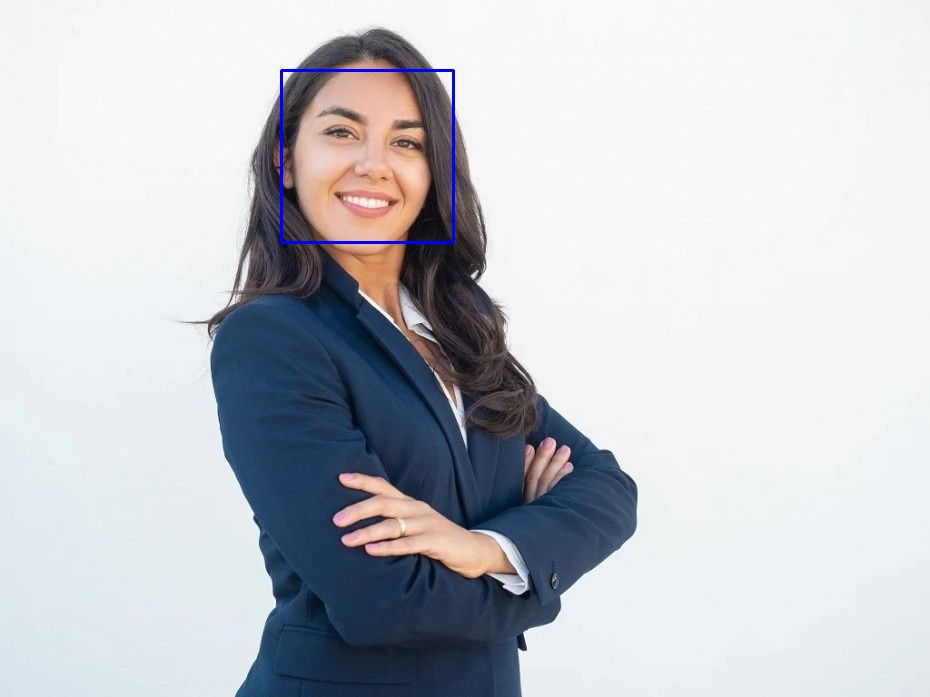
#> input picture Task5_Face_Detection/face_detection_output.jpg, 930 x 697 px
$ jupyter execute face_detection.ipynb
#> lines starting #> are read from the running program, lines starting #| are printed output that depends on the picture; after the words box and inside, x2 and y2 are one past the last pixel; in counts of white or black regions, pixels touching at a corner belong together
[cell 1]
from google.colab import files

uploaded = files.upload()
#> the answer given: face_detection_output.jpg

[cell 2]
import cv2
import matplotlib.pyplot as plt

image_path = list(uploaded.keys())[0]

img = cv2.imread(image_path)
#> img is the input picture: shape (697, 930, 3); mean B, G, R 202.4, 196.6, 194.1

gray = cv2.cvtColor(
    img,
    cv2.COLOR_BGR2GRAY
)
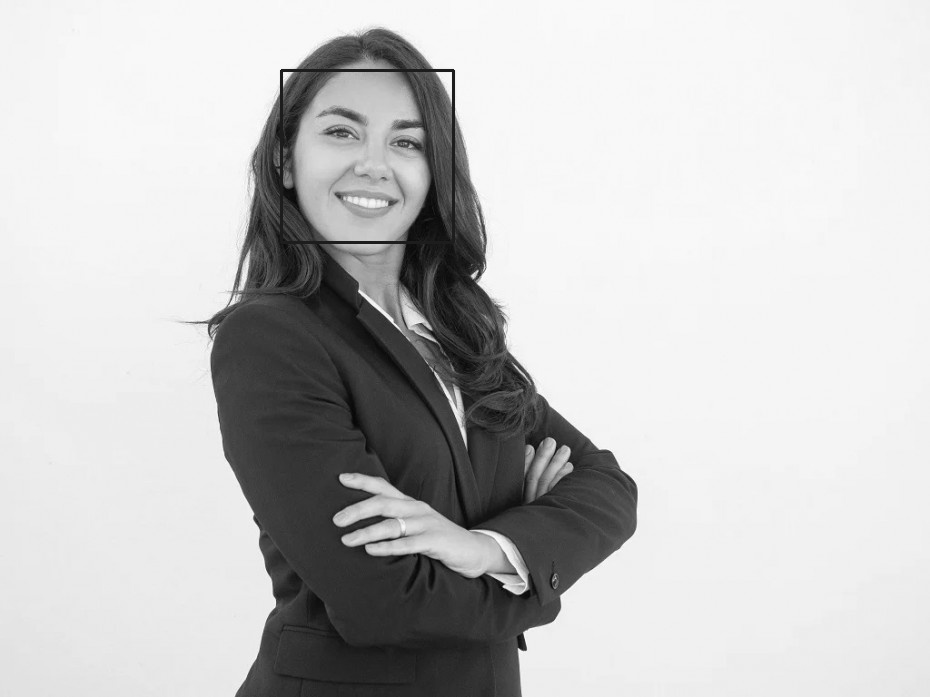
#> gray: shape (697, 930); min 4, max 255, mean 196.5

face_cascade = cv2.CascadeClassifier(
    cv2.data.haarcascades +
    'haarcascade_frontalface_default.xml'
)

faces = face_cascade.detectMultiScale(
    gray,
    scaleFactor=1.1,
    minNeighbors=2
)
#> faces = [[282, 71, 171, 171]]

for (x, y, w, h) in faces:

    cv2.rectangle(
        img,
        (x, y),
        (x+w, y+h),
        (255, 0, 0),
        2
    )
#> this loop made 1 pass
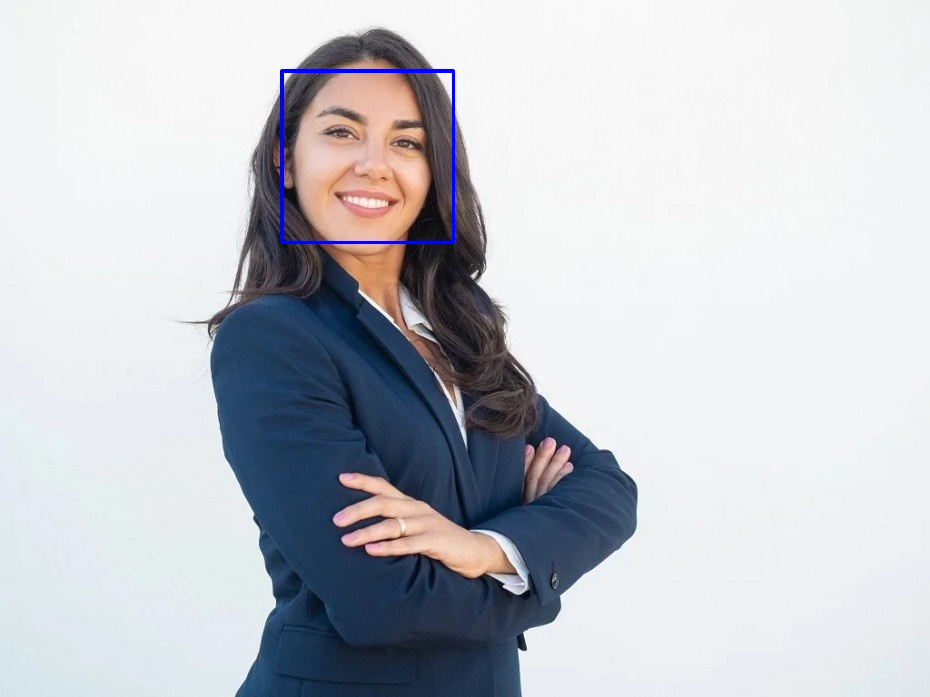
#> img: shape (697, 930, 3); 0.32% of pixels changed, all inside (x1, y1, x2, y2) = (281, 70, 455, 244)

print("Faces Detected:", len(faces))
#| Faces Detected: 1

img_rgb = cv2.cvtColor(
    img,
    cv2.COLOR_BGR2RGB
)

plt.figure(figsize=(8,6))
plt.imshow(img_rgb)
plt.axis("off")
plt.show()
